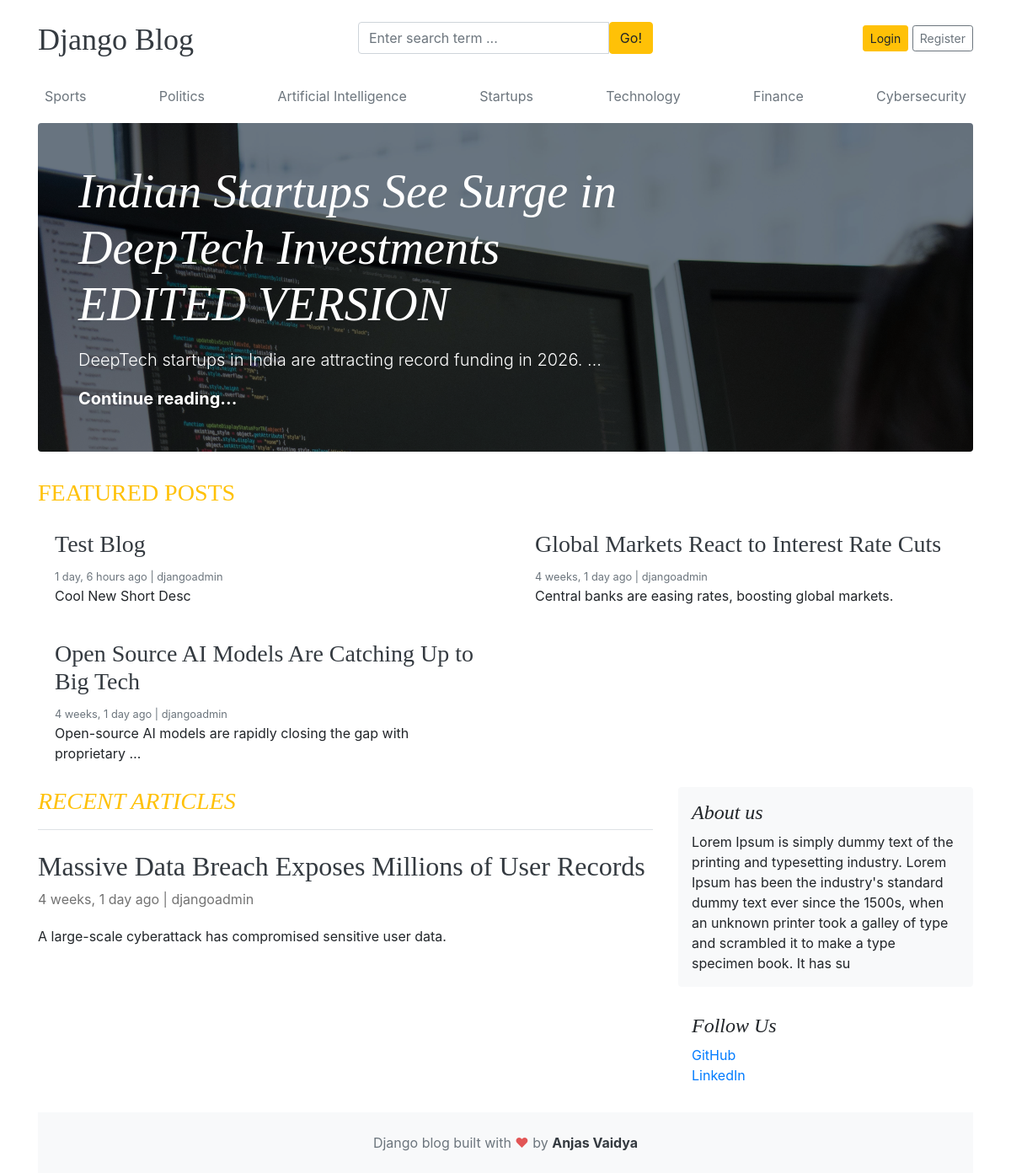
The page / on the database its author committed.
### blogs/models.py (models this page shows, shortened)
class Category(models.Model):
    category_name = models.CharField(max_length=50, unique=True)
    created_at = models.DateTimeField(auto_now_add=True)
    updated_at = models.DateTimeField(auto_now=True)
    class Meta:
        verbose_name_plural = "categories"

class Blog(models.Model):
    title = models.CharField(max_length=100)
    slug = models.SlugField(max_length=150, unique=True, blank=True)
    category = models.ForeignKey(Category, on_delete=models.CASCADE)
    author = models.ForeignKey(User, on_delete=models.CASCADE)
    featured_image = models.ImageField(upload_to="uploads/%Y/%m/%d")
    short_description = models.TextField(max_length=500)
    blog_body = models.TextField(max_length=2000)
    status = models.CharField(max_length=20, choices=STATUS_CHOICES, default="Draft")
    is_featured = models.BooleanField(default=False)
    created_at = models.DateTimeField(auto_now_add=True)
    updated_at = models.DateTimeField(auto_now=True)

### assignments/models.py (models this page shows, shortened)
class About(models.Model):
    about_heading = models.CharField(max_length=25)
    about_description = models.TextField(max_length=255)
    created_at = models.DateTimeField(auto_now_add=True)
    updated_at = models.DateTimeField(auto_now=True)
    class Meta:
        verbose_name_plural = "About"

class SocialLink(models.Model):
    platform = models.CharField(max_length=25)
    link = models.URLField(max_length=100)
    created_at = models.DateTimeField(auto_now_add=True)
    updated_at = models.DateTimeField(auto_now=True)

### blog_main/views.py (the view)
# urls.py: 2. Add a URL to urlpatterns:  path('', views.home, name='home')
def home(request):
    featured_posts = Blog.objects.filter(is_featured=True, status="Published").order_by(
        "-updated_at"
    )
    posts = Blog.objects.filter(is_featured=False, status="Published")
    try:
        about = About.objects.get()
    except:
        about = None
    context = {
        "featured_posts": featured_posts,
        "posts": posts,
        "about": about,
    }
    return render(request, "home.html", context)

### blogs/context_processors.py (called while the page is built)
def get_categories(request):
    categories = Category.objects.all()
    return dict(categories=categories)

def get_social_links(request):
    social_links = SocialLink.objects.all()
    return dict(social_links=social_links)

### templates/home.html
{% extends 'base.html' %}
{% block content %}
    {% for post in featured_posts %}
    {% if forloop.first %}
    <div class="jumbotron p-3 p-md-5 text-white rounded bg-dark"
      style="background-image: url({{ post.featured_image.url }});background-blend-mode: overlay;background-size:cover;">
      <div class="col-md-8 px-0">
        <h1 class="display-4 font-italic">{{ post.title }}</h1>
        <p class="lead my-3">{{ post.short_description| truncatewords:10 }}</p>
        <p class="lead mb-0"><a href="{%url 'blogs' post.slug %}" class="text-white font-weight-bold">Continue reading...</a></p>
      </div>
    </div>
    {% endif %}
    {% endfor %}
    <h3 class="text-uppercase text-warning" style="letter-spaceing: 2px">Featured Posts</h3>
    <div class="row mb-2">
      {% for post in featured_posts %}
      {% if not forloop.first %}
      <div class="col-md-6">
        <div class="card border-0">
          <div class="card-body">
            <h3> <a href="{%url 'blogs' post.slug %}" class='text-dark'>{{ post.title }}</a> </h3>
            <small class="mb-1 text-muted">{{ post.created_at | timesince }} ago | {{ post.author }}</small>
            <p class="card-text">{{ post.short_description | truncatewords:10}}</p>
          </div>
        </div>
      </div>
      {% endif %}
      {% endfor %}
    </div>
    <main role="main" class="container p-0">
      <div class="row">
        <div class="col-md-8 blog-main">
          <h3 class="pb-3 mb-4 font-italic border-bottom text-warning">
            RECENT ARTICLES
          </h3>
          {% for post in posts %}
          <div class="blog-post mb-4">
            <h2 class="blog-post-title"> <a href="{%url 'blogs' post.slug %}"class='text-dark'> {{ post.title }}</a></h2>
            <p class="blog-post-meta">
              {{ post.created_at|timesince }} ago | {{ post.author }}
            </p>
            <p>{{ post.short_description| truncatewords:10 }}</p>
          </div>
          {% endfor %}
        </div>
        <aside class="col-md-4 blog-sidebar">
          <div class="p-3 mb-3 bg-light rounded">
            <h4 class="font-italic">{{ about.about_heading }}</h4>
            <p class="mb-0">
              {{ about.about_description }}
           </p>
          </div>
          {% if social_links %}
          <div class="p-3">
            <h4 class="font-italic">Follow Us</h4>
            <ol class="list-unstyled">
              {% for i in social_links  %}
              <li><a href="{{ i.link }}" target="_blank">{{ i.platform }}</a></li>
              {% endfor %}
            </ol>
          </div>
          {% endif %}
        </aside>
    </main>
    {% endblock %}

### templates/base.html (shortened to what this page needs)
{% load static %}
<!DOCTYPE html>
<html lang="en">
    <head>
        <link href="https://getbootstrap.com/docs/4.0/dist/css/bootstrap.min.css"
              rel="stylesheet">
        <link href="{% static 'css/blog.css' %}" rel="stylesheet">
        <link rel="stylesheet" href="https://cdnjs.cloudflare.com/ajax/libs/font-awesome/4.7.0/css/font-awesome.min.css">
    </head>
    <body>
        <div class="container">
            <header class="blog-header py-3">
                <div class="row flex-nowrap justify-content-between align-items-center">
                    <div class="col-4 pt-1">
                        <a class="blog-header-logo text-dark" href="/">Django Blog</a>
                    </div>
                    <div class="col-4">
                        <form action="{% url 'search' %}" method="GET">
                            <div class="input-group">
                                <input class="form-control"
                                       type="text"
                                       name="keyword"
                                       value="{{ keyword }}"
                                       placeholder="Enter search term ..."
                                       aria-lable="Enter search" />
                                <button type="submit"
                                        class="btn btn-warning"
                                        id="button-search"
                                        type="button">Go!</button>
                            </div>
                        </form>
                    </div>
                    <div class="col-4 d-flex justify-content-end align-items-center">
                        {% if not user.is_authenticated %}
                            <a class="btn btn-sm btn-warning" href="{% url 'login' %}">Login</a> &nbsp;
                            <a class="btn btn-sm btn-outline-secondary" href="{% url 'register' %}">Register</a>
                        {% else %}
            <span><a href="{% url 'dashboard' %}"">Dashboard</a></span>
                            &emsp;
                            <span><a href="{% url "logout" %}">Logout</a></span>
                        {% endif %}
                    </div>
                </div>
            </header>
            <div class="nav-scroller py-1 mb-2">
                <nav class="nav d-flex justify-content-between">
                    {% for cat in categories %}
                        <a class="p-2 text-muted" href="{% url 'posts_by_category' cat.id %}">{{ cat.category_name }}</a>
                    {% endfor %}
                </nav>
            </div>
            {% block content %}{% endblock %}
            <footer class="blog-footer text-center py-4 bg-light">
                <p class="mb-0 text-muted">
                    Django blog built with <span style="color:#e25555;">&#10084;</span> by
                    <span class="text-dark font-weight-bold">Anjas Vaidya</span>
                </p>
            </footer>
        </body>
    </html>

### blog_main/static/css/blog.css (style rules this page uses)
.blog-header-logo { font-family: "Playfair Display", Georgia, "Times New Roman", serif; font-size: 2.25rem; }
h1, h2, h3, h4, h5, h6 { font-family: "Playfair Display", Georgia, "Times New Roman", serif; }
.blog-post { margin-bottom: 4rem; }
.blog-post-meta { margin-bottom: 1.25rem; color: #727272; }

### rows shown on the page
Category: category_name "Sports"
Category: category_name "Politics"
Category: category_name "Artificial Intelligence"
Category: category_name "Startups"
Category: category_name "Technology"
Category: category_name "Finance"
Category: category_name "Cybersecurity"
Blog: featured_image (picture), title "Indian Startups See Surge in DeepTech Investments EDITED VERSION", short_description "DeepTech startups in India are attracting record funding in 2026. …"
Blog: title "Test Blog", created_at "1 day, 6 hours", author "djangoadmin", short_description "Cool New Short Desc"
Blog: title "Global Markets React to Interest Rate Cuts", created_at "4 weeks, 1 day", author "djangoadmin", short_description "Central banks are easing rates, boosting global markets."
Blog: title "Open Source AI Models Are Catching Up to Big Tech", created_at "4 weeks, 1 day", author "djangoadmin", short_description "Open-source AI models are rapidly closing the gap with proprietary …"
Blog: title "Massive Data Breach Exposes Millions of User Records", created_at "4 weeks, 1 day", author "djangoadmin", short_description "A large-scale cyberattack has compromised sensitive user data."
About: about_heading "About us", about_description "Lorem Ipsum is simply dummy text of the printing and typesetting industry. Lorem Ipsum has been the industry's standard dummy text ever since the 1500s, when an unknown printer took a galley of type and scrambled it to make a type specimen book. It has su"
SocialLink: platform "GitHub"
SocialLink: platform "LinkedIn"
